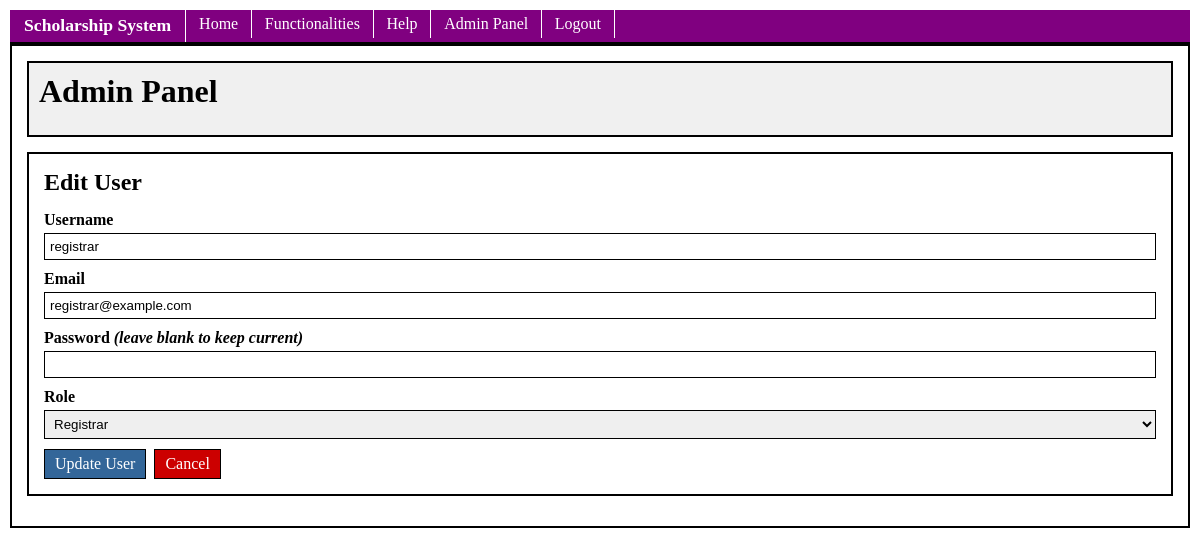
The page /public/admin.php?action=edit&id=3 (signed in) on the database its author committed.
### tables this page shows
CREATE TABLE IF NOT EXISTS users (
    id INT AUTO_INCREMENT PRIMARY KEY,
    username VARCHAR(50) UNIQUE NOT NULL,
    password VARCHAR(255) NOT NULL,
    role VARCHAR(20) NOT NULL DEFAULT 'student',
    email VARCHAR(100),
    created_at TIMESTAMP DEFAULT CURRENT_TIMESTAMP
);

### public/admin.php (the view, shortened to what this page needs)
<?php
require_once '../config/db.php';
$action = isset($_GET['action']) ? $_GET['action'] : 'list';
$editUser = null;
if ($_SERVER['REQUEST_METHOD'] === 'GET') {
    if ($action === 'delete') {
        $id = $_GET['id'];
        if ($id) {
            $check = $conn->prepare("SELECT role FROM users WHERE id = ?");
            $check->execute([$id]);
            $u = $check->fetch();
            if ($u && $u['role'] !== 'admin') {
                $conn->prepare("DELETE FROM users WHERE id = ?")->execute([$id]);
                $message = "User deleted successfully.";
            } else {
                $message = "Cannot delete admin accounts.";
            }
        }
        $action = 'list';
    } elseif ($action === 'edit') {
        $id = $_GET['id'];
        $stmt = $conn->prepare("SELECT * FROM users WHERE id = ?");
        $stmt->execute([$id]);
        $editUser = $stmt->fetch();
    }
}
require_once '../includes/header.php';
?>
    <div class="container">
        <div class="dashboard-header">
            <h1>Admin Panel</h1>
        </div>
        <?php if ($action === 'edit' && $editUser): ?>
            <div class="content-page">
                <h2>Edit User</h2>
                <form action="admin.php" method="POST" name="editUserForm" onsubmit="return checkEditUser()">
                    <div class="form-group">
                        <label for="editUsername">Username</label>
                        <input type="text" id="editUsername" name="username" value="<?php echo htmlspecialchars($editUser['username']); ?>">
                    </div>
                    <div class="form-group">
                        <label for="editEmail">Email</label>
                        <input type="email" id="editEmail" name="email" value="<?php echo htmlspecialchars($editUser['email']); ?>">
                    </div>
                    <div class="form-group">
                        <label for="editPassword">Password <em>(leave blank to keep current)</em></label>
                        <input type="password" id="editPassword" name="password">
                    </div>
                    <div class="form-group">
                        <label for="editRole">Role</label>
                        <select id="editRole" name="role">
                            <option value="registrar" <?php if ($editUser['role'] === 'registrar') echo 'selected'; ?>>Registrar</option>
                        </select>
                    </div>
                    <button type="submit" class="btn btn-primary">Update User</button>
                    <a href="admin.php" class="btn btn-danger">Cancel</a>
                </form>
            </div>
        <?php endif; ?>
    </div>
<?php require_once '../includes/footer.php'; ?>

### public/css/style.css (style rules this page uses)
body { background-color: #ffffff; color: #000000; margin: 0; padding: 10px; }
.container, .content-page, .table-container { border: 2px solid #000000; padding: 15px; margin-bottom: 15px; }
h1, h2, h3 { margin-top: 0; margin-bottom: 10px; padding-bottom: 5px; }
.form-group { margin-bottom: 10px; }
.form-group label { display: block; margin-bottom: 4px; font-weight: bold; }
input[type="text"], input[type="password"], input[type="email"], input[type="number"] { width: 100%; border: 1px solid #000000; padding: 5px; box-sizing: border-box; }
.form-group select, .form-group textarea { width: 100%; border: 1px solid #000000; padding: 5px; box-sizing: border-box; }
.btn, .btn-primary, .btn-danger { box-sizing: border-box; font-family: inherit; font-size: inherit; line-height: normal; vertical-align: middle; }
.btn { border: 1px solid #000000; background-color: #e0e0e0; color: #000000; padding: 5px 10px; text-decoration: none; display: inline-block; cursor: pointer; margin-right: 4px; }
.btn-primary { border: 1px solid #000000; background-color: #336699; color: #ffffff; padding: 5px 10px; text-decoration: none; display: inline-block; cursor: pointer; margin-right: 4px; }
.btn-danger { border: 1px solid #000000; background-color: #cc0000; color: #ffffff; padding: 5px 10px; text-decoration: none; display: inline-block; cursor: pointer; margin-right: 4px; }
.dashboard-header { border: 2px solid #000000; padding: 10px; margin-bottom: 15px; background-color: #f0f0f0; }

### rows shown on the page
users: username "registrar", email "registrar@example.com", role "Registrar"
